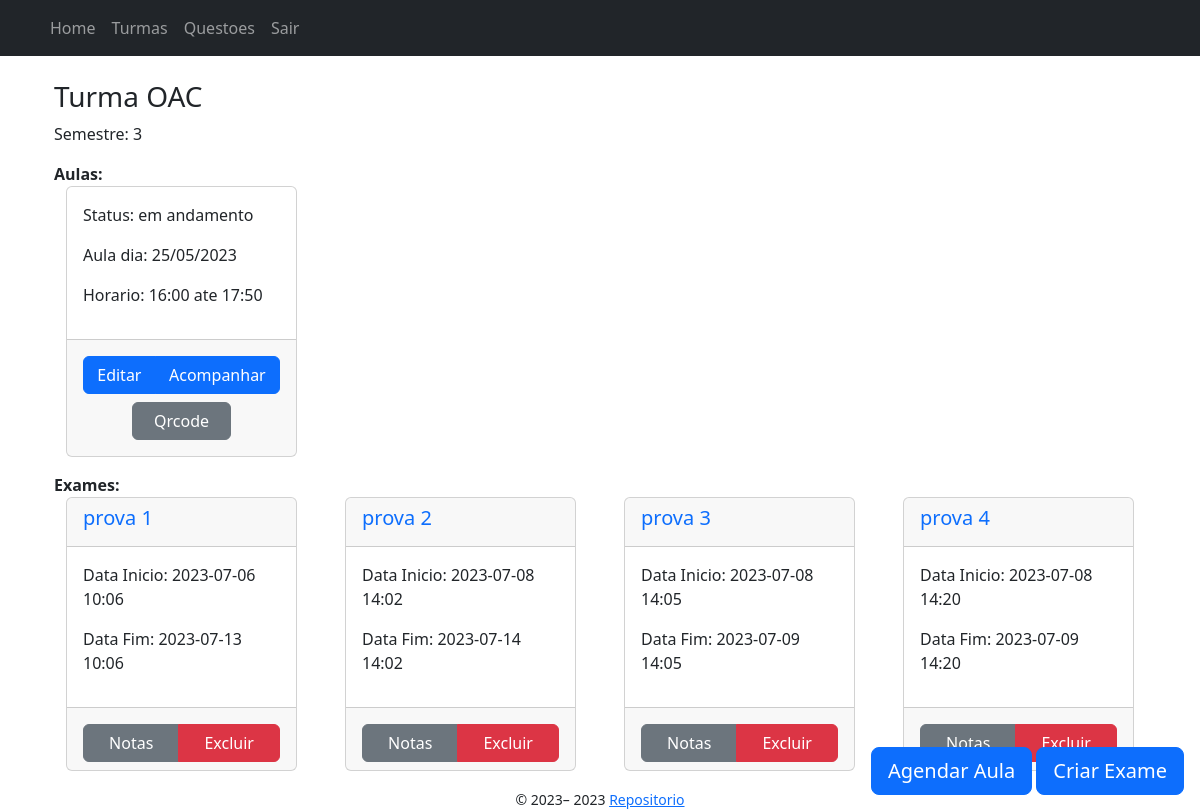
Page /turmas/1/show (signed in) on the earlier database version.
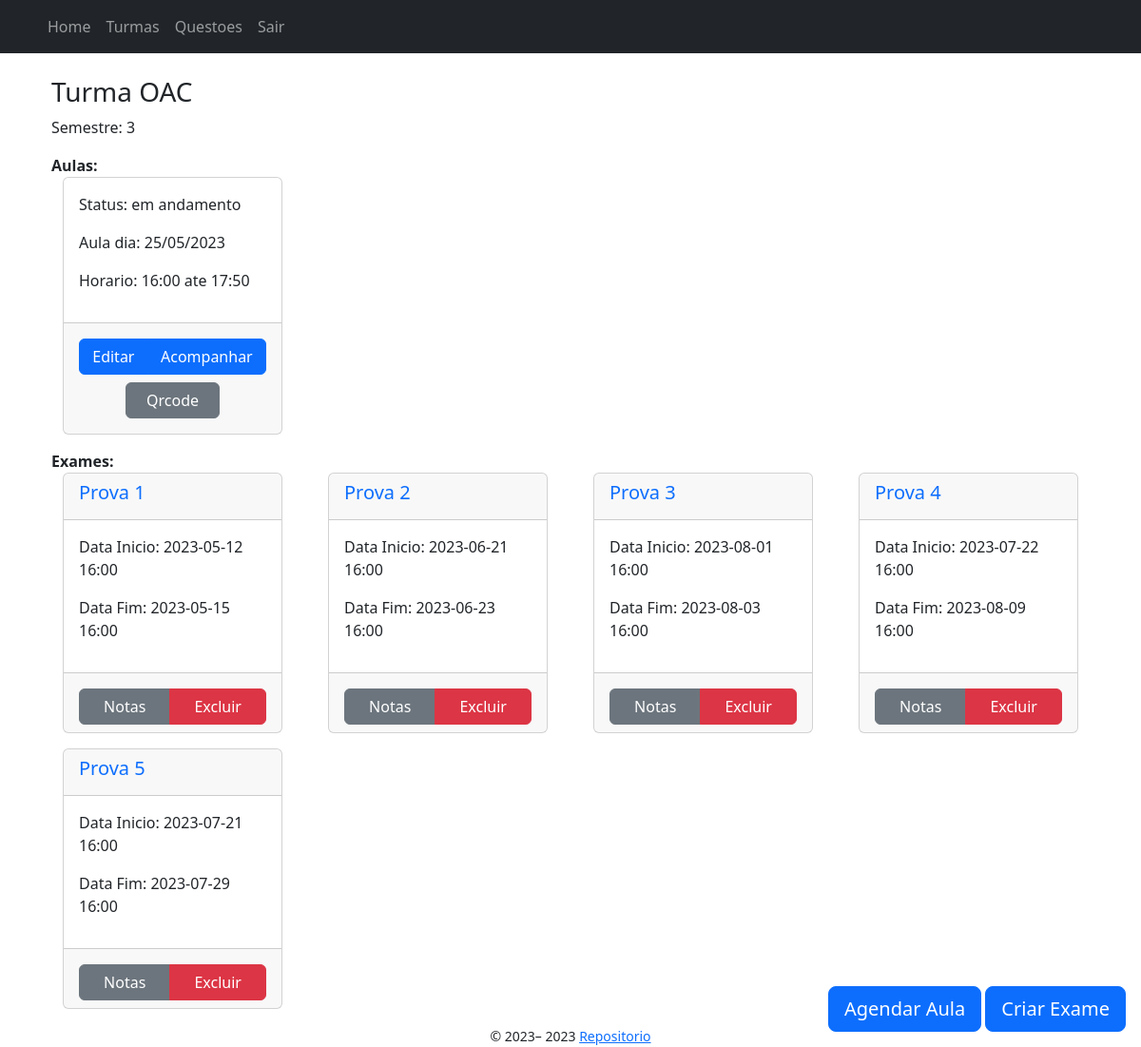
Same page on the later database version.
### app/models/professor.py (models this page shows, shortened)
class Professor(Usuario):
    __tablename__ = "professor"
    id = db.Column(db.Integer, db.ForeignKey('usuario.id'), primary_key=True)
    turmas = db.relationship('Turma', backref='prof_turmas', lazy=True) #1 to N
    questoes = db.relationship('Questao', backref='prof_questoes', lazy=True) #1 to N
    exames = db.relationship('Exame', backref='prof_exames', lazy=True) #1 to N

### app/models/turma.py (models this page shows, shortened)
class Turma(db.Model):
    __tablename__ = "turma"
    id = db.Column(db.Integer, primary_key=True)
    nome = db.Column(db.String(100), nullable=False)
    horario_inicio = db.Column(db.Time, nullable=False)
    horario_fim = db.Column(db.Time, nullable=False)
    senha = db.Column(db.String(200), nullable=False)
    semestre = db.Column(db.Integer, nullable=False)
    professor_id = db.Column(db.Integer, db.ForeignKey(
        'professor.id'), nullable=False)
    aulas = db.relationship('Aula', backref=db.backref('turma_aulas', lazy=True)) #1 to N
    exames = db.relationship('Exame', backref='turma_exame', lazy=True) #1 to N

### app/models/aula.py (models this page shows, shortened)
class Aula(db.Model):
    __tablename__ = "aula"
    id = db.Column(db.Integer, primary_key=True)
    turma_id = db.Column(db.Integer, db.ForeignKey('turma.id'), nullable=False)
    data_aula = db.Column(db.Date, nullable=False)
    status = db.Column(
        Enum("agendado", "finalizado", "em andamento", "cancelado", name="StatusAula"), nullable=False)
    token = db.Column(db.String(100), nullable=False)
    presencas = db.relationship(
        'Presenca', backref='aula_presenca', lazy=True)  # 1 to N

### app/models/exame.py (models this page shows, shortened)
class Exame(db.Model):
    __tablename__ = "exame"
    id = db.Column(db.Integer, primary_key=True)
    data_inicio = db.Column(db.DateTime, nullable=True)
    data_fim = db.Column(db.DateTime, nullable=True)
    nome = db.Column(db.String(255))
    nota_exame = db.Column(db.Float)
    professor_id = db.Column(db.Integer, db.ForeignKey('professor.id'), nullable=False)
    turma_id = db.Column(db.Integer, db.ForeignKey('turma.id'), nullable=False)
    notas = db.relationship('NotasExames', backref='exame_notas') #1 to N
    respostas = db.relationship('RespostaQuestaoExame', backref='exame_respostas') #1 to N
    questoes = db.relationship("QuestaoExame", back_populates="exame", cascade="all, delete-orphan") # N to N

### app/controllers/turmas_controller.py (the view, shortened to what this page needs)
@bp.route("/<int:turma_id>/show", methods=["GET"])
@login_required
def show(turma_id: int) -> Union[redirect,render_template]:
    turma = db.get_or_404(Turma, turma_id)
    if turma not in current_user.turmas:
        return redirect(url_for("turmas.matricular", turma_id=turma_id))
    aulas = Aula.query.filter_by(turma_id=turma_id).all()
    exames = Exame.query.filter_by(turma_id=turma_id).all()
    return render_template("turmas/show.jinja2", turma=turma, aulas=aulas, exames=exames, user=current_user)

### app/templates/turmas/show.jinja2 (shortened to what this page needs)
{% extends "./base.jinja2" %}
{% from 'bootstrap5/utils.html' import render_icon %}
{% block content %}
<div class="container">
    <h3>Turma {{ turma.nome }}</h3>
    <p>Semestre: {{ turma.semestre }}</p>
    <b>Aulas:</b>
    <div class="mb-3 row row-col-1 row-cols-md-2 row-cols-lg-4">
        {% for aula in aulas %}
            <div>
                {% include 'aulas/show.jinja2' %}
            </div>
        {% endfor %}
    </div>
    <b>Exames:</b>
    <div class="row row-col-1 row-cols-md-2 row-cols-lg-4">
        {% for exame in exames %}
            <div>
                {% include 'exames/card.jinja2' %}
            </div>
        {% endfor %}
    </div>
    {% if user.tipo_usuario == "professor" %}
            <div class="position-fixed bottom-0 end-0 p-3">
                <a href="{{ url_for('turmas.aulas.new', turma_id=turma.id) }}" class="btn btn-floating btn-lg btn-primary">
                    {{render_icon('calendar-plus') }} <span class="d-none d-xl-inline">Agendar Aula</span>
                </a>
                <a href="{{ url_for('turmas.exames.new', turma_id=turma.id) }}" class="btn btn-floating btn-lg btn-primary">
                    {{render_icon('plus-square') }} <span class="d-none d-xl-inline">Criar Exame</span>
                </a>
            </div>
    {% endif %}
</div>
{% endblock %}

### app/templates/base.jinja2 (shortened to what this page needs)
{% from 'bootstrap5/utils.html' import render_messages %}
{% from 'bootstrap5/form.html' import render_form %}
{% from 'bootstrap5/nav.html' import render_nav_item, render_breadcrumb_item %}
<!doctype html>
<html lang="en">
<head>
    {% block head %}
    {% block styles %}
    {{ bootstrap.load_css() }}
    <link rel="stylesheet" type="text/css" href="{{ url_for('static', filename='css/style.css') }}">
    {% endblock %}
    {% endblock %}
</head>
<body>
    <head>
        {% if current_user.is_authenticated %}
            <nav class="navbar navbar-expand-lg navbar-dark bg-dark mb-4">
                <div class="container">
                    <div class="collapse navbar-collapse" id="navbarSupportedContent">
                        <ul class="navbar-nav mr-auto">
                            {{ render_nav_item("index.index", "Home") }}
                            {{ render_nav_item("turmas.index", "Turmas") }}
                            {% if current_user.tipo_usuario == "professor" %}
                                {{ render_nav_item("questoes.index", "Questoes", professor_id=current_user.id) }}
                            {% endif %}
                            {{ render_nav_item("auth.logout", "Sair") }}
                        </ul>
                    </div>
                </div>
            </nav>
        {% endif %}
    </head>
    <main class="container">
        {% block content %}{% endblock %}
    </main>
    <footer class="text-center">
        {% block footer %}
        <small> &copy; 2023–
            <a href="https://github.com/zeroCass/unb-web" target="_blank">Repositorio</a>
        </small>
        {% endblock %}
    </footer>
</body>
</html>

### app/templates/aulas/show.jinja2
{% block content %}
<div class="container">
    <div class="card">
        <div class="card-body">
            <p>Status: {{ aula.status }}</p>
            <p>Aula dia: {{ aula.data_aula.strftime('%d/%m/%Y') }}</p>
            <p>Horario: {{ turma.horario_inicio.strftime('%H:%M') }} ate {{ turma.horario_fim.strftime('%H:%M') }}</p>
        </div>
        <div class="card-footer">
            {% if user.tipo_usuario == "estudante" and aula.status == "em andamento" %}
                <div class="d-grid gap-2 col-6 mx-auto">
                    <form method="GET" action="{{ url_for('turmas.aulas.presenca.registrar_presenca', turma_id=turma.id, aula_id=aula.id) }}">
                        <button class="btn btn-primary" type="submit">Assinar Chamada</button>
                    </form>
                </div>
            {% elif user.tipo_usuario == "professor" %}
                <div class="mb-2">
                    <div class="btn-group mt-2 d-flex justify-content-center">
                        <a class="btn btn-primary" href="{{ url_for('turmas.aulas.edit', turma_id=turma.id, aula_id=aula.id) }}">Editar</a>
                        <a class="btn btn-primary" href="{{ url_for('turmas.aulas.presenca.listar_presencas', turma_id=turma.id, aula_id=aula.id) }}">Acompanhar</a>
                    </div>
                       {% if aula.status == "em andamento" %}
                        <div class="d-grid gap-2 col-6 mx-auto">
                            <a class="btn btn-secondary mt-2"
                            href="{{ url_for('turmas.aulas.presenca.qrcode_page', turma_id=aula.turma_id, aula_id=aula.id) }}">
                                Qrcode
                            </a>
                        </div>
                    {% endif %}
                </div>
            {% endif %}
        </div>
    </div>
</div>
{% endblock %}

### app/templates/exames/card.jinja2 (shortened to what this page needs)
{% block content %}
<div class="container">
    <div class="mb-3 card">
        <div class="card-header">
            <a class="text-decoration-none" href="{{ url_for('turmas.exames.check_date', turma_id=turma.id, exame_id=exame.id) }}">
                <h5 class="card-title">{{ exame.nome }}</h5>
            </a>
        </div>
        <div class="card-body">
            <p>Data Inicio: {{ exame.data_inicio.strftime("%Y-%m-%d %H:%M") }}</p>
            <p>Data Fim: {{ exame.data_fim.strftime("%Y-%m-%d %H:%M") }}</p>
        </div>
        <div class="card-footer">
            {% if user.tipo_usuario == "professor" %}
                <div class="btn-group mt-2 d-flex justify-content-center">
                    <a class="btn btn-secondary"
                        href="{{ url_for('turmas.exames.notas', turma_id=turma.id, exame_id=exame.id) }}">
                        Notas
                    </a>
                    <a class="btn btn-danger" data-bs-toggle="modal" data-bs-target="#confirmDeleteModal-{{ exame.id }}">Excluir</a>
                </div>
            {% else %}
                {% if exame.nota_estudante %}
                    <p class="text-muted">Nota Final: {{ exame.nota_estudante }} / {{exame.nota_exame}}</p>
                {% else %}
                    <p class="fw-bold">Nota total Exame: {{exame.nota_exame}}</p>
                {% endif %}
            {% endif %}
        </div>
    </div>
</div>
{% endblock %}

### app/static/css/style.css (style rules this page uses)
* { box-sizing: border-box; margin: 0; padding: 0; }
body { display: grid; min-height: 100vh; min-width: 100vw; grid-template-columns: 1fr; grid-template-rows: auto 1fr auto; grid-template-areas: "header" "main" "footer"; }
main { grid-area: main; }
footer { grid-area: footer; }

Differences in the rows shown:
changed Exame: nome "prova 1" → "Prova 1"; data_inicio "2023-07-06 10:06" → "2023-05-12 16:00"; data_fim "2023-07-13 10:06" → "2023-05-15 16:00"
changed Exame: nome "prova 2" → "Prova 2"; data_inicio "2023-07-08 14:02" → "2023-06-21 16:00"; data_fim "2023-07-14 14:02" → "2023-06-23 16:00"
changed Exame: nome "prova 3" → "Prova 3"; data_inicio "2023-07-08 14:05" → "2023-08-01 16:00"; data_fim "2023-07-09 14:05" → "2023-08-03 16:00"
changed Exame: nome "prova 4" → "Prova 4"; data_inicio "2023-07-08 14:20" → "2023-07-22 16:00"; data_fim "2023-07-09 14:20" → "2023-08-09 16:00"
added Exame: nome "Prova 5", data_inicio "2023-07-21 16:00", data_fim "2023-07-29 16:00"
